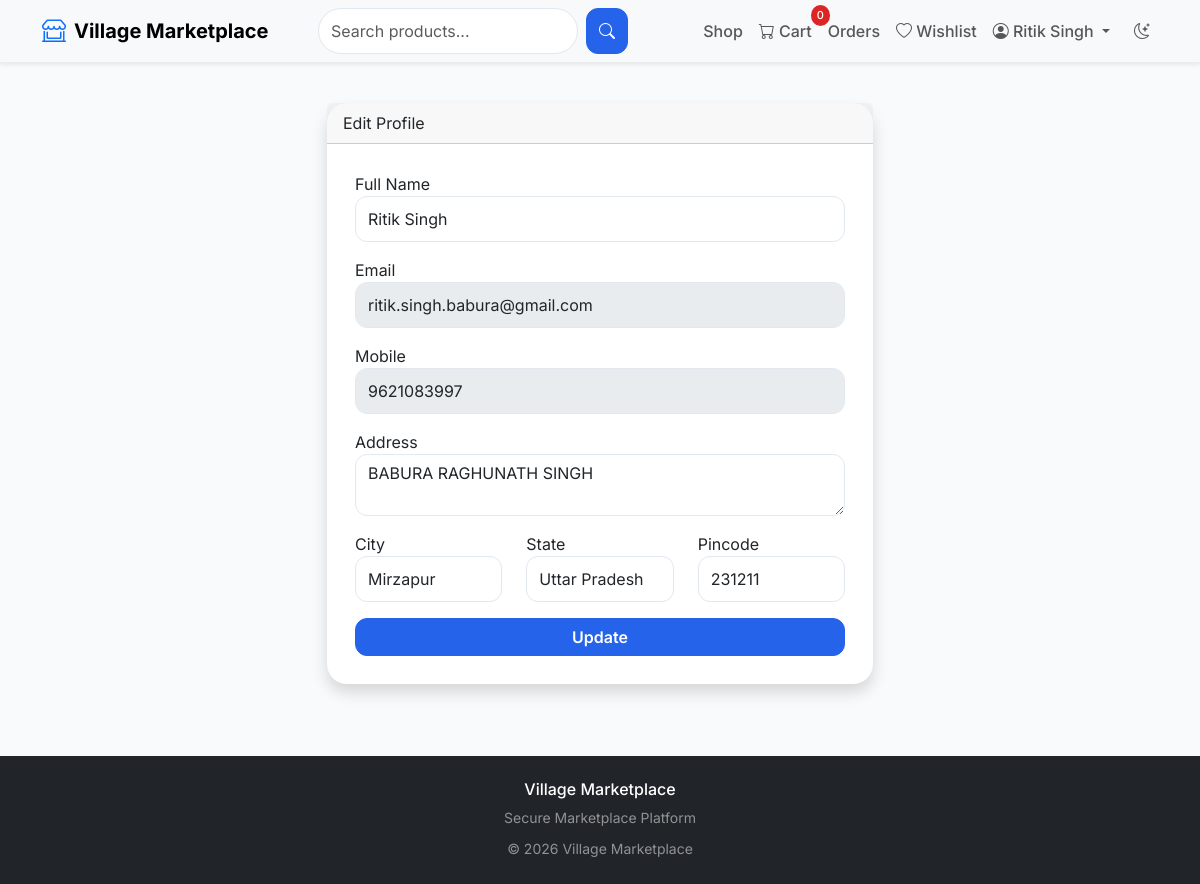
The app's page /customer/profile (signed in) with its own data.
### models/user.py (models this page shows, shortened)
class User(UserMixin, db.Model):
    __tablename__ = 'users'
    id = db.Column(db.Integer, primary_key=True)
    name = db.Column(db.String(100), nullable=False)
    email = db.Column(db.String(120), unique=True, nullable=False)
    mobile = db.Column(db.String(20), unique=True, nullable=False)
    password_hash = db.Column(db.String(200), nullable=False)
    role = db.Column(db.String(20), nullable=False,
                     default='customer')  # admin, seller, customer
    is_active = db.Column(db.Boolean, default=False)  # email verified
    is_suspended = db.Column(db.Boolean, default=False)
    created_at = db.Column(db.DateTime, default=datetime.utcnow)
    updated_at = db.Column(
        db.DateTime, default=datetime.utcnow, onupdate=datetime.utcnow)
    customer_profile = db.relationship(
        'Customer', backref='user', uselist=False, cascade='all, delete-orphan')
    seller_profile = db.relationship(
        'Seller', backref='user', uselist=False, cascade='all, delete-orphan')
    notifications = db.relationship(
        'Notification', backref='user', lazy='dynamic')
    audit_logs = db.relationship('AuditLog', backref='user', lazy='dynamic')

class Customer(db.Model):
    __tablename__ = 'customers'
    id = db.Column(db.Integer, primary_key=True)
    user_id = db.Column(db.Integer, db.ForeignKey(
        'users.id'), unique=True, nullable=False)
    address = db.Column(db.Text)
    city = db.Column(db.String(100))
    state = db.Column(db.String(100))
    pincode = db.Column(db.String(10))
    created_at = db.Column(db.DateTime, default=datetime.utcnow)
    reviews = db.relationship('Review', backref='customer', lazy='dynamic')
    wishlist = db.relationship('Wishlist', backref='customer', lazy='dynamic')
    cart_items = db.relationship('Cart', backref='customer', lazy='dynamic')
    orders = db.relationship('Order', backref='customer', lazy='dynamic')

### routes/customer.py (the view, shortened to what this page needs)
@customer_bp.route('/profile', methods=['GET', 'POST'])
@role_required(role='customer')
def profile():
    customer = current_user.customer_profile
    return render_template('customer/profile.html', customer=customer)

### templates/customer/profile.html (shortened to what this page needs)
{% extends "base.html" %}
{% block content %}
<div class="container"><div class="row justify-content-center"><div class="col-md-6"><div class="card shadow"><div class="card-header">Edit Profile</div><div class="card-body"><form method="POST"><div class="mb-3"><label>Full Name</label><input type="text" name="name" class="form-control" value="{{ current_user.name }}" required></div><div class="mb-3"><label>Email</label><input type="email" class="form-control" value="{{ current_user.email }}" disabled></div><div class="mb-3"><label>Mobile</label><input type="text" class="form-control" value="{{ current_user.mobile }}" disabled></div><div class="mb-3"><label>Address</label><textarea name="address" class="form-control">{{ customer.address or '' }}</textarea></div><div class="row"><div class="col"><label>City</label><input name="city" class="form-control" value="{{ customer.city or '' }}"></div><div class="col"><label>State</label><input name="state" class="form-control" value="{{ customer.state or '' }}"></div><div class="col"><label>Pincode</label><input name="pincode" class="form-control" value="{{ customer.pincode or '' }}"></div></div><button type="submit" class="btn btn-primary w-100 mt-3">Update</button></form></div></div></div></div></div>
{% endblock %}

### templates/base.html (shortened to what this page needs)
<!DOCTYPE html><html lang="en" data-bs-theme="light">
<head>
<link href="https://cdn.jsdelivr.net/npm/bootstrap@5.3.0/dist/css/bootstrap.min.css" rel="stylesheet">
<link rel="stylesheet" href="https://cdn.jsdelivr.net/npm/bootstrap-icons@1.11.0/font/bootstrap-icons.css">
<link href="{{ url_for('static', filename='css/style.css') }}" rel="stylesheet">
</head><body><nav class="navbar navbar-expand-lg sticky-top bg-body-tertiary shadow-sm">
    <div class="container">    <a class="navbar-brand fw-bold d-flex align-items-center gap-2"
       href="{{ url_for('main.index') }}">
        <i class="bi bi-shop-window fs-4 text-primary"></i>
        <span>{{ config.SITE_NAME }}</span>
    </a>
    <div class="collapse navbar-collapse" id="navbarMain">
        <form class="d-flex mx-auto position-relative my-3 my-lg-0"
              role="search"
              action="{{ url_for('main.products') }}"
              method="GET">
            <input class="form-control me-2"
                   type="search"
                   name="search"
                   id="searchInput"
                   placeholder="Search products..."
                   autocomplete="off">
            <button class="btn btn-primary"
                    type="submit">
                <i class="bi bi-search"></i>
            </button>
        </form>
        <ul class="navbar-nav ms-auto align-items-lg-center">
            <li class="nav-item">
                <a class="nav-link"
                   href="{{ url_for('main.products') }}">
                    Shop
                </a>
            </li>
            {% if current_user.is_authenticated %}
                {% if current_user.role == 'customer' %}
                <li class="nav-item">
                    <a class="nav-link position-relative"
                       href="{{ url_for('customer.cart') }}">
                        <i class="bi bi-cart"></i>
                        Cart
                        <span class="cart-count-badge"
                              id="cartCount">
                            0
                        </span>
                    </a>
                </li>
                <li class="nav-item">
                    <a class="nav-link"
                       href="{{ url_for('customer.orders') }}">
                        Orders
                    </a>
                </li>
                <li class="nav-item">
                    <a class="nav-link"
                       href="{{ url_for('customer.wishlist') }}">
                        <i class="bi bi-heart"></i>
                        Wishlist
                    </a>
                </li>
                {% endif %}
                <li class="nav-item dropdown">
                    <a class="nav-link dropdown-toggle"
                       href="#"
                       role="button"
                       data-bs-toggle="dropdown">
                        <i class="bi bi-person-circle"></i>
                        {{ current_user.name }}
                    </a>
                </li>
            {% endif %}
            <li class="nav-item ms-lg-2">
                <button class="btn btn-link nav-link"
                        id="darkModeToggle">
                    <i class="bi bi-moon-stars"></i>
                </button>
            </li>
        </ul>
    </div>
</div>
</nav><main class="py-4">{% block content %}{% endblock %}
</main><footer class="bg-dark text-white mt-5 py-4"><div class="container text-center">
    <h6 class="mb-2">
        {{ config.SITE_NAME }}
    </h6>
    <p class="small text-white-50 mb-2">
        Secure Marketplace Platform
    </p>
    <small class="text-white-50">
        © 2026 {{ config.SITE_NAME }}
    </small>
</div>
</footer><script src="https://cdn.jsdelivr.net/npm/bootstrap@5.3.0/dist/js/bootstrap.bundle.min.js"></script><script src="{{ url_for('static', filename='js/main.js') }}"></script>{% block scripts %}{% endblock %}
</body>
</html>

### static/css/style.css (style rules this page uses)
:root { --primary:#2563eb; --primary-hover:#1d4ed8; --success:#16a34a; --danger:#dc2626; --warning:#f59e0b; --bg:#f8fafc; --card:#ffffff; --text:#0f172a; --border:#e2e8f0; --shadow-sm:0 4px 12px rgba(0,0,0,.06); --shadow-md:0 10px 30px rgba(0,0,0,.08); --shadow-lg:0 20px 40px rgba(0,0,0,.12); --transition-speed:.3s; }
html { scroll-behavior:smooth; }
body { font-family:'Inter','Segoe UI',sans-serif; background:var(--bg); color:var(--text); transition:background-color var(--transition-speed), color var(--transition-speed); }
.navbar { backdrop-filter:blur(14px); border-bottom:1px solid rgba(0,0,0,.05); }
.navbar-brand { font-weight:700; }
.nav-link { font-weight:500; }
#searchInput { border-radius:50px; }
.card { border:none; border-radius:20px; box-shadow:var(--shadow-md); }
.card-body { padding:1.75rem; }
.form-control, .form-select { min-height:46px; border-radius:12px; border:1px solid var(--border); }
button, .btn { transition:all .2s ease; }
.btn { border-radius:12px; font-weight:600; }
.btn-primary { background:var(--primary); border-color:var(--primary); }
.cart-count-badge { position:absolute; top:-6px; right:-10px; background:var(--danger); color:#fff; border-radius:50%; min-width:18px; font-size:11px; text-align:center; padding:2px 6px; }
footer { margin-top:auto; }

### records on screen
User: name "Ritik Singh", email "ritik.singh.babura@gmail.com", mobile "9621083997"
Customer: address "BABURA RAGHUNATH SINGH", city "Mirzapur", state "Uttar Pradesh", pincode "231211"

### other values on screen
{{ config.SITE_NAME }} "Village Marketplace"
